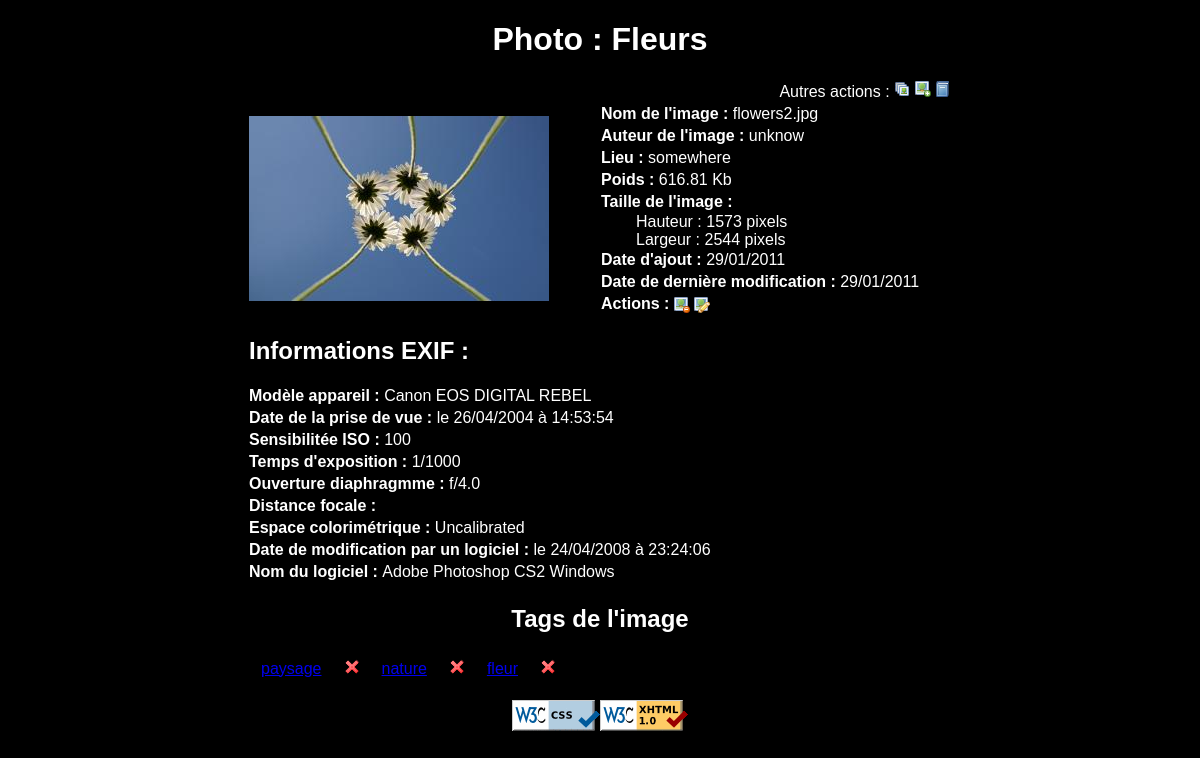
Page /picture.php?picture=view_1 on the committed database.
### tables this page shows
CREATE TABLE IF NOT EXISTS `gd_photos` (
  `id` int(11) NOT NULL AUTO_INCREMENT,
  `chemin_photo` text NOT NULL,
  `chemin_thumbnail` text NOT NULL,
  `nom` text NOT NULL,
  `titre_photo` varchar(100) NOT NULL,
  `auteur` varchar(50) NOT NULL,
  `lieu` varchar(100) NOT NULL,
  `date_up` date NOT NULL,
  `date_modify` date NOT NULL,
  `ip_add` varchar(15) NOT NULL,
  `ip_modify` varchar(15) NOT NULL,
  PRIMARY KEY (`id`)
);

### fonctions.php (called while the page is built, shortened)
<?php
function byteConvert($bytes)
{
    $s = array('B', 'Kb', 'MB', 'GB', 'TB', 'PB');
    $e = floor(log($bytes)/log(1024));
    return sprintf('%.2f '.$s[$e], ($bytes/pow(1024, floor($e))));
}
?>

### Date.class.php (called while the page is built, shortened)
<?php
Class Date {
	public static function DateSQLToFrench($date){
		$date=explode("-",$date);
		$date_s=$date[2]."/".$date[1]."/".$date[0];
		return $date_s;
	}
	public static function DateExifToFrench($date){
		$date=explode(" ",$date);
		$date_s=array('heure' => $date[1], 'jour' => "");
		$date_temp=explode(":", $date[0]);
		$date_s['jour']=$date_temp[2]."/".$date_temp[1]."/".$date_temp[0];
		return $date_s;
	}
}
?>

### picture.php (the view, shortened to what this page needs)
<?php
require_once('fonctions.php');
require_once('abdd.php');
require_once('Date.class.php');
if(isset($_GET['picture'])){
	$action = substr($_GET['picture'], 0, 4);
	if($action != 'tags'){
		$id=substr($_GET['picture'], 5);
	}
	else{
		$tag = substr($_GET['picture'], 5);
		$id = $_GET['pid'];
	}
}
else{
 	$action = "";
 	$id = "";
 	$tag = "";
}
$infos_photo=array();
$Erreurs=array();
$image="";
$thumbnail="";
$Err=false;
$tableau_tags=array();
if(($action == "dele") && ($id != "")){
	$link = mysql_connect($adrbdd, $usrbdd, $pwdusr)
	    or die("Impossible de se connecter : " . mysql_error());
	$db_selected = mysql_select_db($nombdd, $link);
	if (!$db_selected) {die ('Impossible de selectionner la base de donnees : ' . mysql_error());}
	$sql = "SELECT chemin_photo, chemin_thumbnail FROM gd_photos WHERE id='".mysql_escape_string($id)."';";
	$result = mysql_query($sql);
	if (!$result){
		die('Requete invalide : ' . mysql_error());
	}
	else {
		if(mysql_num_rows($result) > 0){
			$row =mysql_fetch_row($result);
			$image=$row[0];
			$thumbnail=$row[1];
		}
		else {
			$Erreurs[]="Aucune image ne correspondant à cet ID.";
			$Err=true;
		}
	}
	if($Err==false){
		if(!unlink("images".DIRECTORY_SEPARATOR.$image)) {
			$Erreurs[]="Problème pour la suppression de $image.";
			$Err=true;
		}
		else{
			if(!unlink("thumbnails".DIRECTORY_SEPARATOR.$thumbnail)){
				$Erreurs[]="Problème pour la suppression de $thumbnail.";
				$Err=true;
			}
		}
	}
	$sql = "DELETE FROM gd_photos WHERE id='$id';";
	if($Err==false){
		$result = mysql_query($sql);
		if (!$result){
			die('Requete invalide : ' . mysql_error());
		}
		else {
			$sql="DELETE FROM gd_liensphta WHERE id_ph='$id';";
			$result = mysql_query($sql);
			if (!$result){
				die('Requete invalide : ' . mysql_error());
			}
			mysql_close($link);
			header("Location: index.php");
		}
	}
}
elseif(($action == "view") && ($id != "")){
	$sql = "SELECT * FROM gd_photos WHERE id='".mysql_escape_string($id)."';";
	$result = mysql_query($sql);
	if (!$result){
		die('Requete invalide : ' . mysql_error());
	}
	else {
		if(mysql_num_rows($result) > 0){
			$infos_photo=mysql_fetch_assoc($result);
		}
		else {
			$Erreurs[]="Aucune image ne correspondant à cet ID.";
			$Err=true;
		}
	}
	$sql = "SELECT tags.id, tags.tag FROM gd_tags AS tags, gd_photos AS photos, gd_liensphta AS liens WHERE photos.id = liens.id_ph AND tags.id = liens.id_ta AND photos.id='".mysql_escape_string($id)."';";
	$result = mysql_query($sql);
	if (!$result){
		die('Requete invalide : ' . mysql_error());
	}
	else {
		if(mysql_num_rows($result) > 0){
			while ($row =mysql_fetch_assoc($result)){
		        $tableau_tags[$row['id']]=$row['tag'];
			}
		}
	}
}
else{
	header("Location: index.php");
}
?>
<!DOCTYPE html PUBLIC "-//W3C//DTD XHTML 1.0 Strict//EN" "http://www.w3.org/TR/xhtml1/DTD/xhtml1-strict.dtd">
<html xmlns="http://www.w3.org/1999/xhtml" lang="fr" xml:lang="fr">
<head>
<link rel="stylesheet" href="style.css" type="text/css"></link>
</head>
<body>
	<?php
		if(($action=="view") && $Err==false){
			echo "<h1>Photo : ".$infos_photo['titre_photo']."</h1>";
			echo "<table class=\"image\"><tr class=\"image\">";
			echo "<td colspan=\"2\"  class=\"menu_table\">Autres actions : <a href=\"index.php\"><img src=\"pictures/pictures.png\" alt=\"Index\" title=\"Retour à l'index\" /></a>
			<a href=\"upload.php\"><img src=\"pictures/picture_add.png\" alt=\"Upload\" title=\"Ajouter une autre photo\" /></a>
			<a href=\"tags.php\"><img src=\"pictures/book.png\" alt=\"Gestion tags\" title=\"Gestion des tags\" /></a></td></tr>";
			$chemin_photo="images/".$infos_photo['chemin_photo'];
			list($largeur, $hauteur) = getimagesize($chemin_photo);
			echo "<tr class=\"image\"><td  class=\"image\"><a href=\"$chemin_photo\" ><img src=\"thumbnails/".$infos_photo['chemin_thumbnail']."\" alt=\"".$infos_photo['nom']."\" /></a></td>";
			echo "<td  class=\"image\">
				<p><span class=\"titre\">Nom de l'image : </span>".$infos_photo['nom']."</p>
				<p><span class=\"titre\">Auteur de l'image : </span>".$infos_photo['auteur']."</p>
				<p><span class=\"titre\">Lieu : </span>".$infos_photo['lieu']."</p>
				<p><span class=\"titre\">Poids : </span>".byteConvert(filesize($chemin_photo))."</p>
				<p><span class=\"titre\">Taille de l'image :</span></p>
				<span class=\"size\">Hauteur : $hauteur pixels<br/></span>
				<span class=\"size\">Largeur : $largeur pixels<br/></span>
				<p><span class=\"titre\">Date d'ajout : </span>".Date::DateSQLToFrench($infos_photo['date_up'])."</p>
				<p><span class=\"titre\">Date de derni&egrave;re modification : </span>".Date::DateSQLToFrench($infos_photo['date_modify'])."</p>
				<p><span class=\"titre\">Actions : </span>
					<a href=\"picture.php?picture=dele_$id\" ><img src=\"pictures/picture_delete.png\" alt=\"Suppression Photo\" title=\"Supprimer la photo\" /></a>
					<a href=\"edit.php?id=$id\" ><img src=\"pictures/picture_edit.png\" alt=\"Edition Photo\" title=\"Editer les informations de la photo\" /></a>
				</p>
			</td>
			</tr>";
			$tableau_exif = exif_read_data($chemin_photo, 0, true);
			if(array_key_exists('COMPUTED', $tableau_exif)){
				if(array_key_exists('ApertureFNumber', $tableau_exif['COMPUTED'])){
					if($tableau_exif['COMPUTED']['ApertureFNumber'] != ""){$ApertureFNumber = $tableau_exif['COMPUTED']['ApertureFNumber'];} else{$ApertureFNumber = "";}
				}else{$ApertureFNumber="";}
			}
			else {
				$ApertureFNumber="";
			}
			if(array_key_exists('IFD0', $tableau_exif)){
				if(array_key_exists('DateTime', $tableau_exif['IFD0'])){
					if($tableau_exif['IFD0']['DateTime'] != ""){
							$date1 = Date::DateExifToFrench($tableau_exif['IFD0']['DateTime']);
							$date_md="le ".$date1['jour']." &agrave; ".$date1['heure'];
					}else{$date_md = "";}
				}else{$date_md = "";}
				if(array_key_exists('Model', $tableau_exif['IFD0'])){
					if($tableau_exif['IFD0']['Model'] != ""){$IFD0_Model = $tableau_exif['IFD0']['Model'];} else{$IFD0_Model = "";}
				}else{$IFD0_Model = "";}
				if(array_key_exists('Software', $tableau_exif['IFD0'])){
					if($tableau_exif['IFD0']['Software'] != ""){$Software = $tableau_exif['IFD0']['Software'];} else{$Software = "";}
				}else{$Software = "";}
			}
			else {
				$date_md="";
				$IFD0_Model = "";
				$Software = "";
			}
			if(array_key_exists('EXIF', $tableau_exif)){
				if(array_key_exists('DateTimeOriginal', $tableau_exif['EXIF'])){
					if($tableau_exif['EXIF']['DateTimeOriginal'] != ""){
						$date2 = Date::DateExifToFrench($tableau_exif['EXIF']['DateTimeOriginal']);
						$date_pv="le ".$date2['jour']." &agrave; ".$date2['heure'];
					} else{$date_pv = "";}
				} else{$date_pv = "";}
				$tab_colorspace=array('1' => "sRGB", '2' => "Adobe RGB", '65535' => "Uncalibrated");
				if(array_key_exists('ColorSpace', $tableau_exif['EXIF'])){
					if($tableau_exif['EXIF']['ColorSpace'] != ""){
						if(array_key_exists($tableau_exif['EXIF']['ColorSpace'], $tab_colorspace)){$colorspace=$tab_colorspace[$tableau_exif['EXIF']['ColorSpace']];}
						else{$colorspace="Unknow";}
					} else{$colorspace = "Unknow";}
				}else{$colorspace = "Unknow";}
				if(array_key_exists('ISOSpeedRatings', $tableau_exif['EXIF'])){
					if($tableau_exif['EXIF']['ISOSpeedRatings'] != ""){$ISOSpeedRatings = $tableau_exif['EXIF']['ISOSpeedRatings'];} else{$ISOSpeedRatings = "";}
				}else{$ISOSpeedRatings = "";}
				if(array_key_exists('ExposureTime', $tableau_exif['EXIF'])){
					if($tableau_exif['EXIF']['ExposureTime'] != ""){$ExposureTime = $tableau_exif['EXIF']['ExposureTime'];} else{$ExposureTime = "";}
				}else{$ExposureTime = "";}
				if(array_key_exists('$FocalLength = "";', $tableau_exif['EXIF'])){
					if($tableau_exif['EXIF']['FocalLength'] != ""){$FocalLength = $tableau_exif['EXIF']['FocalLength'];} else{$FocalLength = "";}
				}else{$FocalLength = "";}
			}
			else {$date_pv=""; $colorspace=""; $ISOSpeedRatings=""; $ExposureTime=""; $FocalLength="";}
			echo "<tr  class=\"image\">";
			echo "<td colspan=\"2\" class=\"image\">";
			echo "<h2>Informations EXIF :</h2>";
			echo "<p><span class=\"titre\">Mod&egrave;le appareil : </span>$IFD0_Model</p>";
			echo "<p><span class=\"titre\">Date de la prise de vue : </span>$date_pv</p>";
			echo "<p><span class=\"titre\">Sensibilit&eacute;e ISO : </span>$ISOSpeedRatings</p>";
			echo "<p><span class=\"titre\">Temps d'exposition : </span>$ExposureTime</p>";
			echo "<p><span class=\"titre\">Ouverture diaphragmme : </span>$ApertureFNumber</p>";
			echo "<p><span class=\"titre\">Distance focale : </span>$FocalLength</p>";
			echo "<p><span class=\"titre\">Espace colorim&eacute;trique : </span>$colorspace</p>";
			echo "<p><span class=\"titre\">Date de modification par un logiciel : </span>$date_md</p>";
			echo "<p><span class=\"titre\">Nom du logiciel : </span>$Software</p>";
			echo "</td></tr>";
			echo "<tr><td colspan=\"2\"><h2  class=\"mil\">Tags de l'image</h2></td></tr>";
			echo "<tr><td colspan=\"2\">";
			if(count($tableau_tags)>0){
				echo "<table><tr>";
				$i=1;
				foreach($tableau_tags as $key => $value){
					if($i<=10){ echo "<td class=\"tags\"><a href=\"index.php?tag=$key\" title=\"Voir les photos associ&eacute;es à $value\">$value</a></td><td class=\"tags\"><a href=\"picture.php?picture=tags_$key&amp;pid=$id\"><img src=\"pictures/cross.png\" alt=\"Supprimer\" title=\"Supprimer l'association\" /></a></td>"; $i++; }
				}
				echo "</tr></table>";
			}
			else {
				echo"<h2  class=\"mil\">Pas de tags associ&eacute;s &agrave; cette photo.</h2>";
			}
			echo "</td>";
			echo "</tr></table>";
		}
		require_once('footer.php'); ?>
</body>
</html>

### style.css (style rules this page uses)
body { font-family:arial, verdana, sans-serif; background-color:black; color:#FFFFFF; }
img { border:0px; }
h1, h2.mil { text-align:center; }
.titre { font-weight:bold; }
.menu_table { text-align:right; }
table.image { border:0px solid black; margin:auto; border-collapse:collapse; }
td.image { width:350px; max-width:500px; }
td.image img { text-align:center; vertical-align:middle; }
td.image p { margin:0px; padding:2px 0px 2px 0px; }
.size { padding-left:35px; }
td.tags { text-align:center; border:0px; padding:2px 10px 2px 10px; }

### rows in the picture
gd_photos: titre_photo "Fleurs", chemin_thumbnail+nom (picture), nom "flowers2.jpg", auteur "unknow", lieu "somewhere", chemin_photo "616.81 Kb", date_up "29/01/2011", date_modify "29/01/2011", chemin_photo "Canon EOS DIGITAL REBEL", chemin_photo "le 26/04/2004 à 14:53:54", chemin_photo "100", chemin_photo "1/1000", chemin_photo "f/4.0", chemin_photo "Uncalibrated", chemin_photo "le 24/04/2008 à 23:24:06", chemin_photo "Adobe Photoshop CS2 Windows"

### other values in the picture
$hauteur "1573"
$largeur "2544"
$value "paysage"
$value "nature"
$value "fleur"
